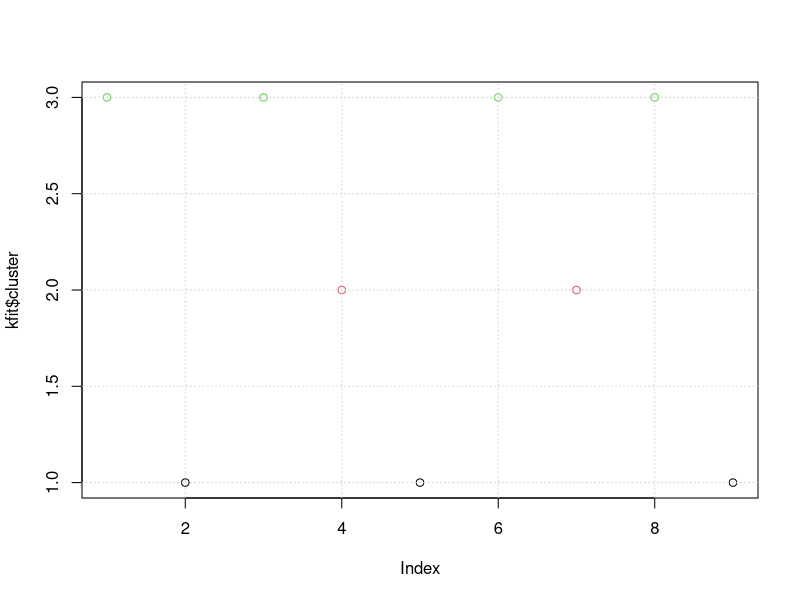

Write R code to recreate this figure.
rm(list=ls())

library(tm) # for text mining

## make a example corpus
# make a df of documents a to i
a <- "dog dog carrot"
b <- "phone cat"
c <- "phone book dog"
d <- "cat book trees"
e <- "phone cat orange"
f <- "phone circles dog"
g <- "cat square"
h <- "dog trees"
i <- "phone carrot cat"

j <- c(a,b,c,d,e,f,g,h,i)
k <- c(1:9)
xx <- cbind(k,j)

x <- data.frame(xx)    
names(x) <- c("doc_id","text")

docs <- Corpus(DataframeSource(x))
dtm <- DocumentTermMatrix(docs)

m <- as.matrix(dtm)
d <- dist(m, method = "euclidean")

kfit <- kmeans(m, 3)
kfit

plot(kfit$cluster, col=kfit$cluster)
grid()
